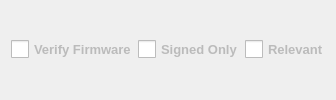
                 <widget class="QWidget" name="widget_4" native="true">
                  <layout class="QGridLayout" name="gridLayout_25">
                   <item row="0" column="1">
                    <widget class="QCheckBox" name="show_signed">
                     <property name="font">
                      <font>
                       <pointsize>10</pointsize>
                       <weight>75</weight>
                       <bold>true</bold>
                       <strikeout>false</strikeout>
                       <kerning>false</kerning>
                      </font>
                     </property>
                     <property name="cursor">
                      <cursorShape>PointingHandCursor</cursorShape>
                     </property>
                     <property name="toolTip">
                      <string>Display signed firmwares only</string>
                     </property>
                     <property name="styleSheet">
                      <string notr="true">QToolTip { 
	color: #fff; background-color: #000; border: none; 
}


QCheckBox
{
    spacing: 5px;
    outline: none;
    color: #bbb;
    margin-bottom: 2px;
}

QCheckBox:disabled
{
    color: #777777;
}

QCheckBox::indicator
{
    width: 18px;
    height: 18px;
}

QGroupBox::indicator
{
    margin-left: 2px;
}

QCheckBox::indicator:unchecked,
QCheckBox::indicator:unchecked:hover
{
    image: url(:/dark_blue/img/checkbox_unchecked.png);
}

QCheckBox::indicator:unchecked:focus,
QCheckBox::indicator:unchecked:pressed
{
  border: none;
    image: url(:/dark_blue/img/checkbox_unchecked_focus.png);
}

QCheckBox::indicator:checked,
QCheckBox::indicator:checked:hover
{
    image: url(:/dark_blue/img/checkbox_checked.png);
}

QCheckBox::indicator:checked:focus,
QCheckBox::indicator:checked:pressed
{
  border: none;
    image: url(:/dark_blue/img/checkbox_checked_focus.png);
}

QCheckBox::indicator:indeterminate,
QCheckBox::indicator:indeterminate:hover,
QCheckBox::indicator:indeterminate:pressed
{
    image: url(:/dark_blue/img/checkbox_indeterminate.png);
}

QCheckBox::indicator:indeterminate:focus
{
    image: url(:/dark_blue/img/checkbox_indeterminate_focus.png);
}

QCheckBox::indicator:checked:disabled
{
    image: url(:/dark_blue/img/checkbox_checked_disabled.png);
}

QCheckBox::indicator:unchecked:disabled
{
    image: url(:/dark_blue/img/checkbox_unchecked_disabled.png);
}</string>
                     </property>
                     <property name="text">
                      <string>Signed Only</string>
                     </property>
                     <property name="checked">
                      <bool>false</bool>
                     </property>
                    </widget>
                   </item>
                   <item row="0" column="2">
                    <widget class="QCheckBox" name="show_relevant">
                     <property name="minimumSize">
                      <size>
                       <width>20</width>
                       <height>0</height>
                      </size>
                     </property>
                     <property name="font">
                      <font>
                       <pointsize>10</pointsize>
                       <weight>75</weight>
                       <bold>true</bold>
                       <strikeout>false</strikeout>
                      </font>
                     </property>
                     <property name="cursor">
                      <cursorShape>PointingHandCursor</cursorShape>
                     </property>
                     <property name="toolTip">
                      <string notr="true">Show lastest versions only</string>
                     </property>
                     <property name="styleSheet">
                      <string notr="true">QToolTip { 
	color: #fff; background-color: #000; border: none; 
}


QCheckBox
{
    spacing: 5px;
    outline: none;
    color: #bbb;
    margin-bottom: 2px;
}

QCheckBox:disabled
{
    color: #777777;
}

QCheckBox::indicator
{
    width: 18px;
    height: 18px;
}

QGroupBox::indicator
{
    margin-left: 2px;
}

QCheckBox::indicator:unchecked,
QCheckBox::indicator:unchecked:hover
{
    image: url(:/dark_blue/img/checkbox_unchecked.png);
}

QCheckBox::indicator:unchecked:focus,
QCheckBox::indicator:unchecked:pressed
{
  border: none;
    image: url(:/dark_blue/img/checkbox_unchecked_focus.png);
}

QCheckBox::indicator:checked,
QCheckBox::indicator:checked:hover
{
    image: url(:/dark_blue/img/checkbox_checked.png);
}

QCheckBox::indicator:checked:focus,
QCheckBox::indicator:checked:pressed
{
  border: none;
    image: url(:/dark_blue/img/checkbox_checked_focus.png);
}

QCheckBox::indicator:indeterminate,
QCheckBox::indicator:indeterminate:hover,
QCheckBox::indicator:indeterminate:pressed
{
    image: url(:/dark_blue/img/checkbox_indeterminate.png);
}

QCheckBox::indicator:indeterminate:focus
{
    image: url(:/dark_blue/img/checkbox_indeterminate_focus.png);
}

QCheckBox::indicator:checked:disabled
{
    image: url(:/dark_blue/img/checkbox_checked_disabled.png);
}

QCheckBox::indicator:unchecked:disabled
{
    image: url(:/dark_blue/img/checkbox_unchecked_disabled.png);
}</string>
                     </property>
                     <property name="text">
                      <string>Relevant</string>
                     </property>
                    </widget>
                   </item>
                   <item row="0" column="0">
                    <widget class="QCheckBox" name="check_integrity">
                     <property name="font">
                      <font>
                       <pointsize>10</pointsize>
                       <weight>75</weight>
                       <bold>true</bold>
                      </font>
                     </property>
                     <property name="cursor">
                      <cursorShape>PointingHandCursor</cursorShape>
                     </property>
                     <property name="acceptDrops">
                      <bool>false</bool>
                     </property>
                     <property name="toolTip">
                      <string notr="true">Verify firmware once it's finished downloading.</string>
                     </property>
                     <property name="styleSheet">
                      <string notr="true">QToolTip { 
	color: #fff; background-color: #000; border: none; 
}


QCheckBox
{
    spacing: 5px;
    outline: none;
    color: #bbb;
    margin-bottom: 2px;
}

QCheckBox:disabled
{
    color: #777777;
}

QCheckBox::indicator
{
    width: 18px;
    height: 18px;
}

QGroupBox::indicator
{
    margin-left: 2px;
}

QCheckBox::indicator:unchecked,
QCheckBox::indicator:unchecked:hover
{
    
	image: url(:/dark_blue/img/checkbox_unchecked.png);
}

QCheckBox::indicator:unchecked:focus,
QCheckBox::indicator:unchecked:pressed
{
  border: none;
    image: url(:/dark_blue/img/checkbox_unchecked_focus.png);
}

QCheckBox::indicator:checked,
QCheckBox::indicator:checked:hover
{
    image: url(:/dark_blue/img/checkbox_checked.png);
}

QCheckBox::indicator:checked:focus,
QCheckBox::indicator:checked:pressed
{
  border: none;
    image: url(:/dark_blue/img/checkbox_checked_focus.png);
}

QCheckBox::indicator:indeterminate,
QCheckBox::indicator:indeterminate:hover,
QCheckBox::indicator:indeterminate:pressed
{
    image: url(:/dark_blue/img/checkbox_indeterminate.png);
}

QCheckBox::indicator:indeterminate:focus
{
    image: url(:/dark_blue/img/checkbox_indeterminate_focus.png);
}

QCheckBox::indicator:checked:disabled
{
    image: url(:/dark_blue/img/checkbox_checked_disabled.png);
}

QCheckBox::indicator:unchecked:disabled
{
    image: url(:/dark_blue/img/checkbox_unchecked_disabled.png);
}</string>
                     </property>
                     <property name="text">
                      <string>Verify Firmware</string>
                     </property>
                     <property name="autoExclusive">
                      <bool>false</bool>
                     </property>
                    </widget>
                   </item>
                  </layout>
                 </widget>
